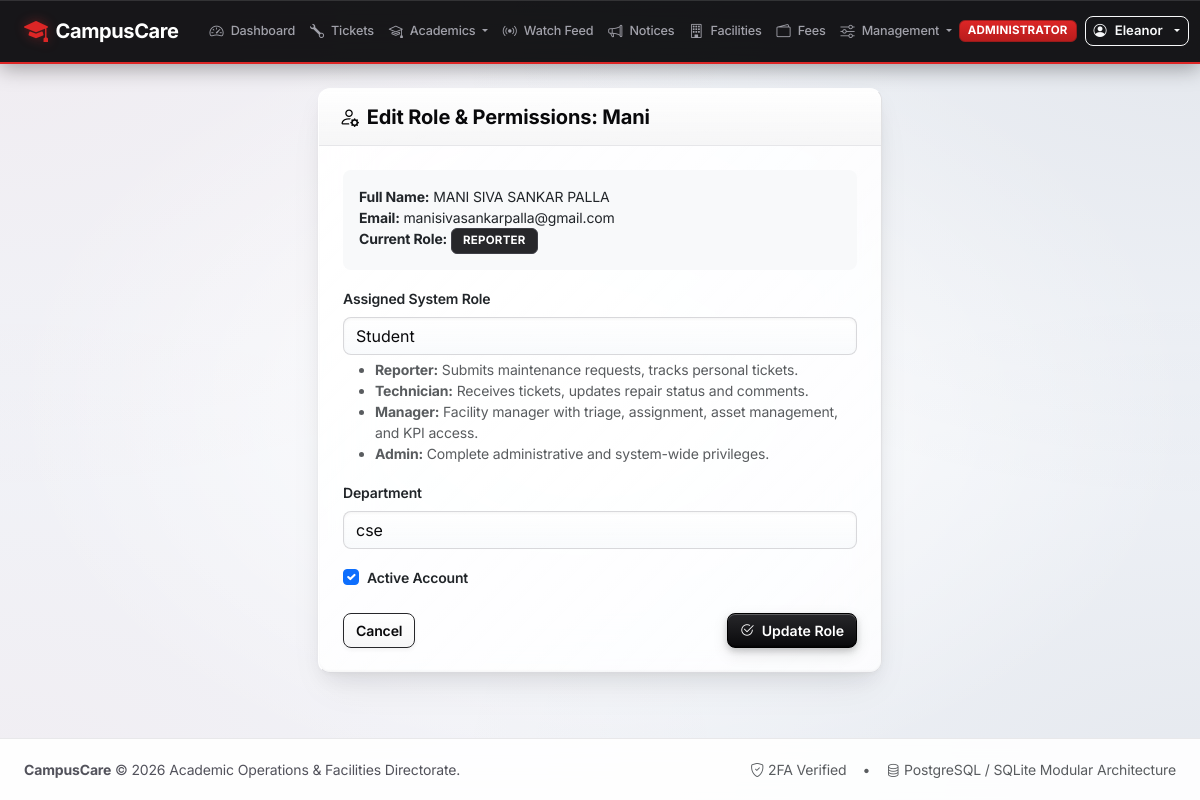
The app's page /accounts/users/8/edit-role/ (signed in) with its own data.
### accounts/models.py (models this page shows, shortened)
class User(AbstractUser):
    class Role(models.TextChoices):
        STUDENT = 'STUDENT', 'Student'
        FACULTY = 'FACULTY', 'Faculty'
        TECHNICIAN = 'TECHNICIAN', 'Technician'
        MANAGER = 'MANAGER', 'Facility / Dept Manager'
        ADMIN = 'ADMIN', 'Administrator'
    role = models.CharField(
        max_length=20,
        choices=Role.choices,
        default=Role.STUDENT,
        db_index=True,
        help_text="Designates the system role and permission tier of the user."
    )
    department = models.CharField(max_length=120, blank=True)
    phone_number = models.CharField(max_length=30, blank=True)
    identifier_number = models.CharField(
        max_length=60,
        blank=True,
        help_text="Roll Number (for Students) or Employee ID (for Faculty/Staff)"
    )
    year_or_block = models.CharField(
        max_length=60,
        blank=True,
        help_text="Year & Section (e.g., 3rd Year - Sec A) or Assigned Block"
    )
    is_first_login_2fa_completed = models.BooleanField(
        default=False,
        help_text="Designates whether the user has completed their first-login two-step verification."
    )
    is_onboarding_completed = models.BooleanField(
        default=False,
        help_text="Designates whether the user has completed their initial onboarding profile confirmation."
    )
    last_seen_notices_at = models.DateTimeField(null=True, blank=True)
    last_seen_tickets_at = models.DateTimeField(null=True, blank=True)
    last_seen_timetable_at = models.DateTimeField(null=True, blank=True)
    class Meta:
        ordering = ['username']
    @property
    def is_student(self):
        return self.role == self.Role.STUDENT
    @property
    def is_faculty(self):
        return self.role == self.Role.FACULTY
    @property
    def is_technician(self):
        return self.role == self.Role.TECHNICIAN
    @property
    def is_manager(self):
        return self.role == self.Role.MANAGER or self.is_superuser
    @property
    def is_admin_role(self):
        return self.role == self.Role.ADMIN or self.is_superuser

### accounts/views.py (the view)
# urls.py: path('users/<int:user_id>/edit-role/', views.user_edit_role_view, name='user_edit_role'),
@login_required
@manager_required
def user_edit_role_view(request, user_id):
    target_user = get_object_or_404(User, pk=user_id)
    if request.method == 'POST':
        form = UserRoleUpdateForm(request.POST, instance=target_user)
        if form.is_valid():
            form.save()
            messages.success(
                request,
                f"User {target_user.username}'s settings updated successfully."
            )
            return redirect('accounts:user_list')
    else:
        form = UserRoleUpdateForm(instance=target_user)
    return render(request, 'accounts/user_edit_role.html', {
        'target_user': target_user,
        'form': form,
    })

### accounts/forms.py
class UserRoleUpdateForm(forms.ModelForm):
    class Meta:
        model = User
        fields = ['role', 'department', 'identifier_number', 'year_or_block', 'is_active', 'is_first_login_2fa_completed', 'is_onboarding_completed']
        widgets = {
            'role': forms.Select(attrs={'class': 'form-select'}),
            'department': forms.TextInput(attrs={'class': 'form-control'}),
            'identifier_number': forms.TextInput(attrs={'class': 'form-control'}),
            'year_or_block': forms.TextInput(attrs={'class': 'form-control'}),
            'is_active': forms.CheckboxInput(attrs={'class': 'form-check-input'}),
            'is_first_login_2fa_completed': forms.CheckboxInput(attrs={'class': 'form-check-input'}),
            'is_onboarding_completed': forms.CheckboxInput(attrs={'class': 'form-check-input'}),
        }

### accounts/models.py (called while the page is built)
    @classmethod
    def get_allowed_domain_list(cls):
        from django.conf import settings
        try:
            db_domains = list(cls.objects.filter(is_active=True).values_list('domain', flat=True))
        except Exception:
            db_domains = []
        fallback = getattr(settings, 'ALLOWED_EMAIL_DOMAINS', ['college.edu', 'university.edu'])
        combined = set([d.strip().lower() for d in db_domains if d] + [d.strip().lower() for d in fallback if d])
        return sorted(list(combined))

### accounts/permissions.py (called while the page is built, shortened)
def role_required(*allowed_roles):
    def decorator(view_func):
        @wraps(view_func)
        def _wrapped_view(request, *args, **kwargs):
            if not request.user.is_authenticated:
                return redirect('accounts:login')
            if request.user.is_superuser:
                return view_func(request, *args, **kwargs)
        return _wrapped_view
    return decorator

### templates/accounts/user_edit_role.html (shortened to what this page needs)
{% extends 'base.html' %}
{% block content %}
<div class="row justify-content-center">
    <div class="col-md-6">
        <div class="card shadow-sm border-0">
            <div class="card-header bg-white py-3">
                <h5 class="fw-bold mb-0"><i class="bi bi-person-gear me-2 text-primary"></i>Edit Role & Permissions: {{ target_user.username }}</h5>
            </div>
            <div class="card-body p-4">
                <div class="mb-3 p-3 bg-light rounded-3 small">
                    <div><strong>Full Name:</strong> {{ target_user.get_full_name|default:target_user.username }}</div>
                    <div><strong>Email:</strong> {{ target_user.email }}</div>
                    <div><strong>Current Role:</strong> <span class="badge bg-secondary">{{ target_user.get_role_display }}</span></div>
                </div>
                <form method="post">
                    <div class="mb-3">
                        <label class="form-label fw-semibold small">Assigned System Role</label>
                        {{ form.role }}
                        <div class="form-text small">
                            <ul>
                                <li><strong>Reporter:</strong> Submits maintenance requests, tracks personal tickets.</li>
                                <li><strong>Technician:</strong> Receives tickets, updates repair status and comments.</li>
                                <li><strong>Manager:</strong> Facility manager with triage, assignment, asset management, and KPI access.</li>
                                <li><strong>Admin:</strong> Complete administrative and system-wide privileges.</li>
                            </ul>
                        </div>
                    </div>
                    <div class="mb-3">
                        <label class="form-label fw-semibold small">Department</label>
                        {{ form.department }}
                    </div>
                    <div class="mb-4 form-check">
                        {{ form.is_active }}
                        <label class="form-check-label small fw-semibold">Active Account</label>
                    </div>
                    <div class="d-flex justify-content-between">
                        <a href="{% url 'accounts:user_list' %}" class="btn btn-outline-secondary">Cancel</a>
                        <button type="submit" class="btn btn-primary">
                            <i class="bi bi-check2-circle me-1"></i> Update Role
                        </button>
                    </div>
                </form>
            </div>
        </div>
    </div>
</div>
{% endblock %}

### templates/base.html (shortened to what this page needs)
{% load static %}
<!DOCTYPE html>
<html lang="en">
<head>
    <link href="https://cdn.jsdelivr.net/npm/bootstrap@5.3.3/dist/css/bootstrap.min.css" rel="stylesheet">
    <link href="https://cdn.jsdelivr.net/npm/bootstrap-icons@1.11.3/font/bootstrap-icons.min.css" rel="stylesheet">
    <link rel="stylesheet" href="{% static 'css/glass_theme.css' %}?v=2.2">
</head>
<body>
    <nav class="navbar navbar-expand-lg navbar-custom sticky-top py-2">
        <div class="container-fluid px-3 px-xl-4">
            <a class="navbar-brand d-flex align-items-center gap-2 text-nowrap" href="{% if user.is_authenticated %}{% url 'core:dashboard' %}{% else %}{% url 'core:index' %}{% endif %}">
                <i class="bi bi-mortarboard-fill fs-4" style="color: var(--rwb-red);"></i>
                <span class="fw-bold">CampusCare</span>
            </a>
            <div class="collapse navbar-collapse" id="mainNavbar">
                {% if user.is_authenticated %}
                <ul class="navbar-nav me-auto mb-2 mb-lg-0 ms-lg-2 align-items-center">
                    <li class="nav-item">
                        <a class="nav-link text-nowrap {% if request.resolver_match.url_name == 'dashboard' %}active{% endif %}" href="{% url 'core:dashboard' %}">
                            <i class="bi bi-speedometer2 me-1"></i>Dashboard
                        </a>
                    </li>
                    <li class="nav-item">
                        <a class="nav-link text-nowrap {% if request.resolver_match.app_name == 'tickets' %}active{% endif %}" href="{% url 'tickets:ticket_list' %}">
                            <i class="bi bi-wrench me-1"></i>Tickets
                        </a>
                    </li>
                    <li class="nav-item dropdown">
                        <a class="nav-link dropdown-toggle text-nowrap {% if request.resolver_match.app_name == 'academics' %}active{% endif %}" href="#" role="button" data-bs-toggle="dropdown" aria-expanded="false">
                            <i class="bi bi-mortarboard me-1"></i>Academics
                        </a>
                    </li>
                    <li class="nav-item">
                        <a class="nav-link text-nowrap {% if request.resolver_match.url_name == 'live_feed' %}active{% endif %}" href="{% url 'notices:live_feed' %}">
                            <i class="bi bi-broadcast live-feed-pulsing-icon me-1"></i>Watch Feed
                        </a>
                    </li>
                    <li class="nav-item">
                        <a class="nav-link text-nowrap {% if request.resolver_match.url_name == 'announcement_list' %}active{% endif %}" href="{% url 'notices:announcement_list' %}">
                            <i class="bi bi-megaphone me-1"></i>Notices
                        </a>
                    </li>
                    <li class="nav-item">
                        <a class="nav-link text-nowrap {% if request.resolver_match.app_name == 'facilities' %}active{% endif %}" href="{% url 'facilities:room_list' %}">
                            <i class="bi bi-building me-1"></i>Facilities
                        </a>
                    </li>
                    <li class="nav-item">
                        <a class="nav-link text-nowrap {% if request.resolver_match.url_name == 'fee_tracker' %}active{% endif %}" href="{% url 'notices:fee_tracker' %}">
                            <i class="bi bi-wallet2 me-1"></i>Fees
                        </a>
                    </li>
                    {% if user.is_manager or user.is_admin_role %}
                    <li class="nav-item dropdown">
                        <a class="nav-link dropdown-toggle text-nowrap " href="#" role="button" data-bs-toggle="dropdown" aria-expanded="false">
                            <i class="bi bi-sliders me-1"></i>Management
                        </a>
                    </li>
                    {% endif %}
                </ul>
                <div class="d-flex align-items-center gap-2 flex-shrink-0 ms-auto">
                    <span class="badge {% if user.role == 'ADMIN' %}badge-role-admin{% elif user.role == 'MANAGER' %}badge-role-manager{% elif user.role == 'TECHNICIAN' %}badge-role-technician{% elif user.role == 'FACULTY' %}badge-role-faculty{% else %}badge-role-student{% endif %} text-uppercase px-2 py-1 text-nowrap" style="font-size: 0.72rem;">
                        {{ user.get_role_display }}
                    </span>
                    <div class="dropdown">
                        <button class="btn btn-outline-light btn-sm dropdown-toggle d-flex align-items-center gap-2 text-nowrap py-1 px-2" type="button" data-bs-toggle="dropdown" style="font-size: 0.82rem;">
                            <i class="bi bi-person-circle"></i>
                            <span class="text-truncate" style="max-width: 110px;">{{ user.first_name|default:user.username }}</span>
                        </button>
                    </div>
                </div>
                {% endif %}
            </div>
        </div>
    </nav>
    <main class="flex-grow-1 py-4">
        <div class="container-fluid px-lg-4">
            {% block content %}{% endblock %}
        </div>
    </main>
    <footer>
        <div class="container-fluid px-lg-4 d-flex flex-column flex-md-row justify-content-between align-items-center gap-2">
            <div>
                <strong>CampusCare</strong> &copy; 2026 Academic Operations & Facilities Directorate.
            </div>
            <div class="d-flex align-items-center gap-3">
                <span class="text-muted"><i class="bi bi-shield-check me-1"></i>2FA Verified</span>
                <span class="text-muted">&bull;</span>
                <span class="text-muted"><i class="bi bi-database me-1"></i>PostgreSQL / SQLite Modular Architecture</span>
            </div>
        </div>
    </footer>
</body>
</html>

### records on screen
User: role "ADMINISTRATOR", first_name "Eleanor"
User: username "Mani", get_full_name "MANI SIVA SANKAR PALLA", email "manisivasankarpalla@gmail.com", role "REPORTER", role "Student", department "cse", is_active "☑"
